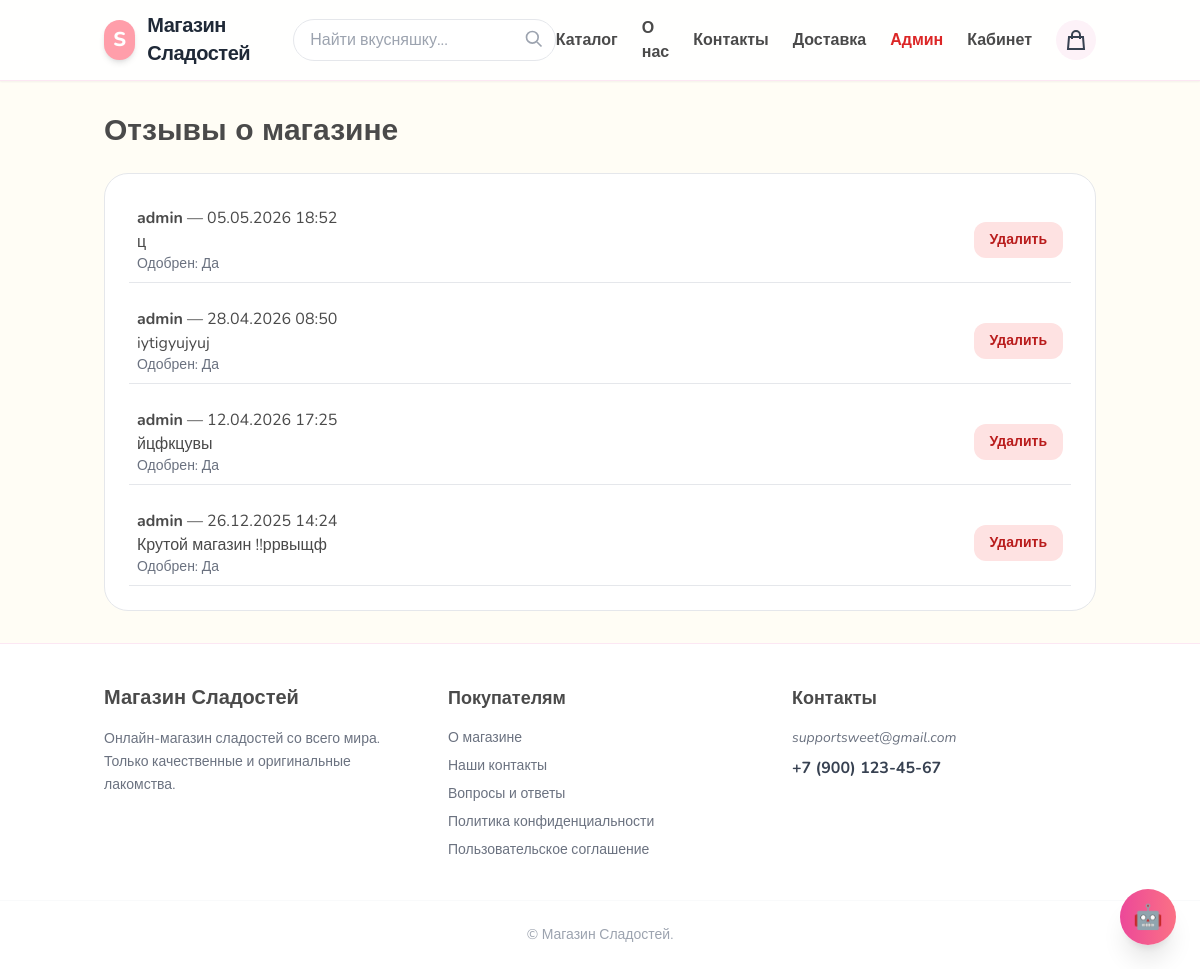
The app's page /store/admin/reviews/ (signed in), older data.
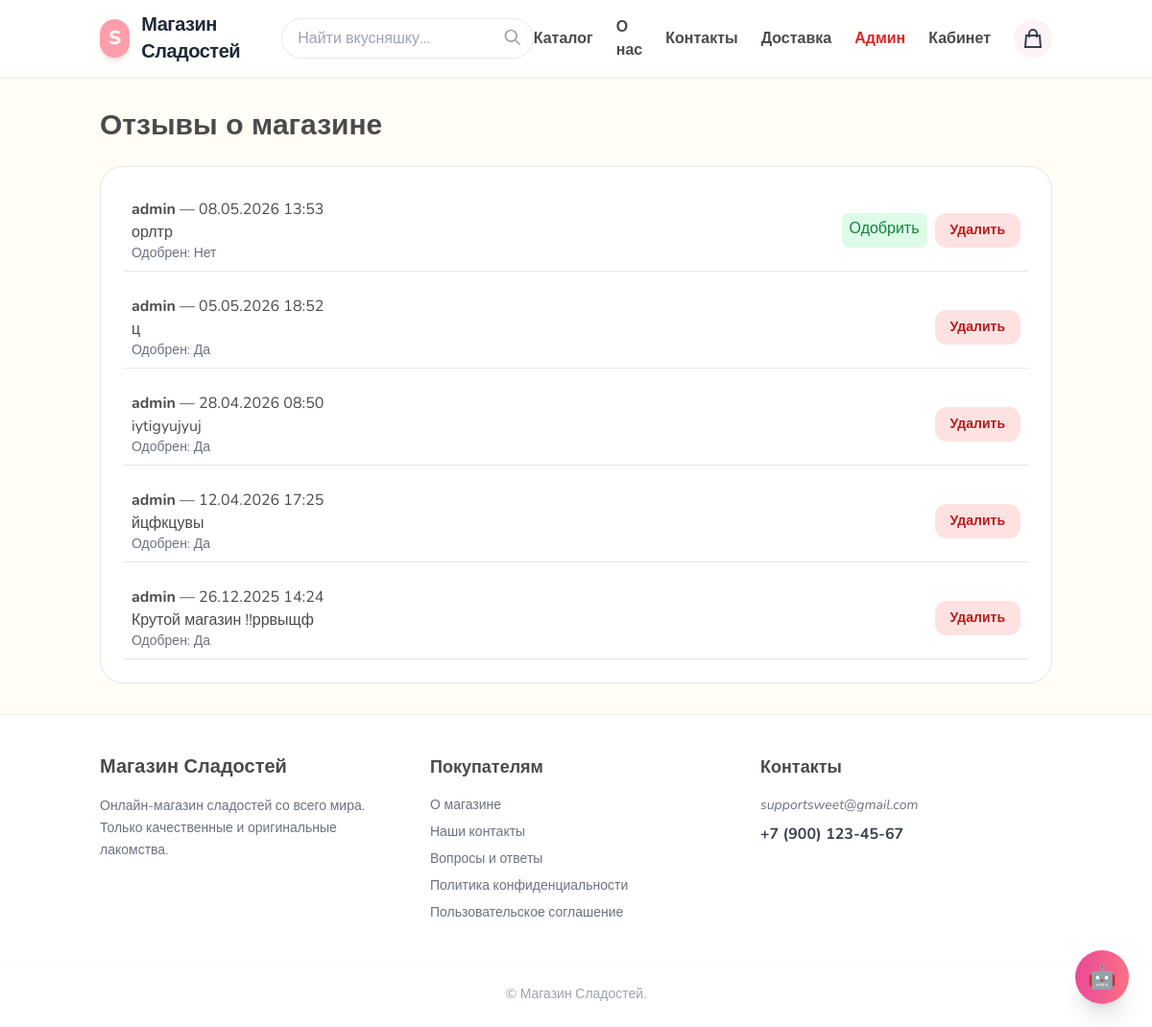
The same page, newer data.
### store/models.py (models this page shows, shortened)
class ShopReview(models.Model):
    user = models.ForeignKey(
        settings.AUTH_USER_MODEL,
        on_delete=models.CASCADE,
        verbose_name="Пользователь"
    )
    text = models.TextField(verbose_name="Текст отзыва")
    created_at = models.DateTimeField(auto_now_add=True, verbose_name="Дата создания")
    is_approved = models.BooleanField(default=False, verbose_name="Одобрено админом")
    class Meta:
        verbose_name = "Отзыв о магазине"
        verbose_name_plural = "Отзывы о магазине"
        ordering = ['-created_at']

### users/models.py (models this page shows, shortened)
class CustomUser(AbstractUser):
    phone = models.CharField("Телефон", max_length=30, blank=True)
    address = models.CharField("Адрес доставки", max_length=255, blank=True)
    bonus_points = models.DecimalField("Бонусы", max_digits=10, decimal_places=2, default=0)
    avatar = models.ImageField(upload_to="avatars/", blank=True, null=True)

### store/views.py (the view)
# urls.py: path("admin/reviews/", views.admin_reviews, name="admin_reviews"),
@staff_required
def admin_reviews(request):
    reviews = ShopReview.objects.all().order_by('-created_at')
    return render(request, "store/admin/reviews.html", {"reviews": reviews})

### cart/cart.py (called while the page is built)
    def __len__(self):
        return sum(item["quantity"] for item in self.cart.values())

### cart/context_processors.py (called while the page is built)
def cart_counter(request):
    cart = Cart(request)
    return {"cart_counter": len(cart)}

### store/context_processors.py (called while the page is built)
def categories_processor(request):
    return {
        "categories": Category.objects.all()
    }

### store/views.py (called while the page is built)
def staff_required(view_func):
    return user_passes_test(lambda u: u.is_staff, login_url='users:login')(view_func)

### templates/store/admin/reviews.html
{% extends "base.html" %}
{% block content %}
<div class="max-w-5xl mx-auto space-y-6">
  <h1 class="text-3xl font-black">Отзывы о магазине</h1>
  <div class="bg-white border rounded-3xl p-6 space-y-4">
    {% for review in reviews %}
      <div class="border-b p-2 flex justify-between items-center">
        <div>
          <p><b>{{ review.user.username }}</b> — {{ review.created_at|date:"d.m.Y H:i" }}</p>
          <p>{{ review.text }}</p>
          <p class="text-sm text-gray-500">Одобрен: {% if review.is_approved %}Да{% else %}Нет{% endif %}</p>
        </div>
        <div class="flex gap-2">
          {% if not review.is_approved %}
            <a href="{% url 'store:admin_approve_review' review.id %}" class="px-2 py-1 bg-green-100 text-green-700 rounded-lg">Одобрить</a>
          {% endif %}
          <a href="{% url 'store:admin_delete_review' review.id %}" onclick="return confirm('Удалить отзыв?')" class="px-4 py-2 rounded-xl bg-red-100 text-red-700 text-sm font-bold hover:bg-red-200">Удалить</a>
        </div>
      </div>
    {% empty %}
      <p class="text-center text-gray-400 py-4">Отзывы отсутствуют</p>
    {% endfor %}
  </div>
</div>
{% endblock %}

Row changes from the older to the newer data that the page shows:
added ShopReview: user.username "admin", created_at "08.05.2026 13:53", text "орлтр", is_approved "Нет"
